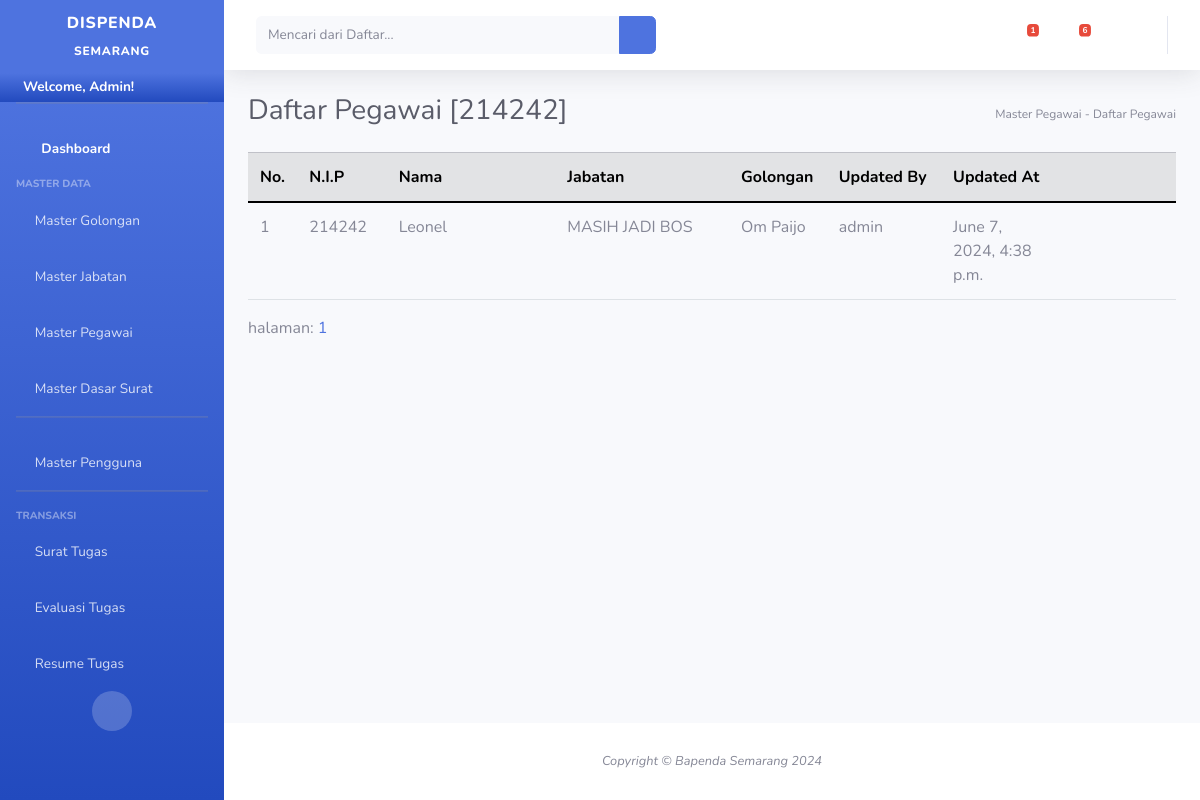
Before: /master/peg/dis/214242 (signed in) with the older database file.
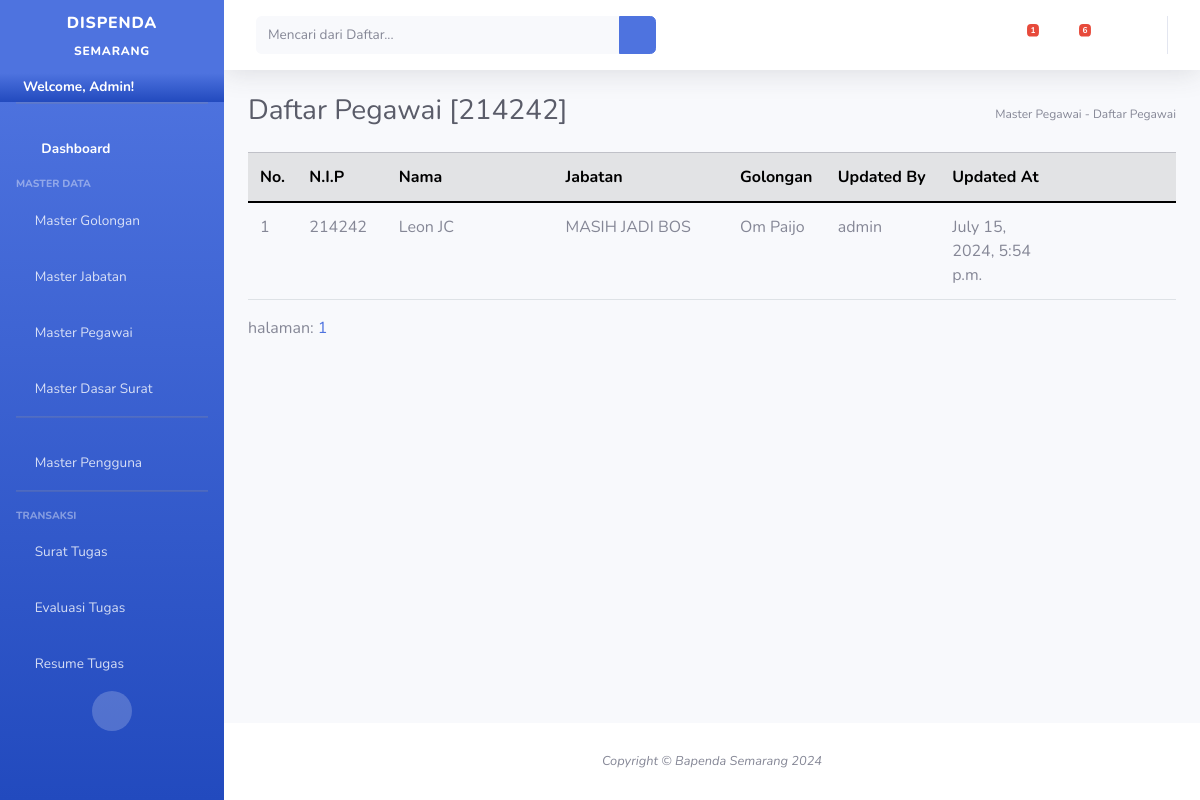
After: the same page with the newer database file.
### surat_tugas/models.py (models this page shows, shortened)
class MasterPegawai(models.Model):
    nik = models.CharField(max_length=50,blank=False,primary_key=True,default="")
    nama = models.CharField(max_length=100,blank=False,null=False)
    kode_jabatan = models.ForeignKey(MasterJabatan,on_delete=models.RESTRICT)
    kode_golongan = models.ForeignKey(MasterGolongan,on_delete=models.RESTRICT)
    updatedAt = models.DateTimeField(auto_now_add=True,null=True)
    is_kepala = models.BooleanField(default=False)
    updatedBy = models.CharField(max_length=20,blank=True,null=True)
    is_update = models.BooleanField(default=False,blank=True,null=True)

class MasterJabatan(models.Model):
    kode_jabatan = models.CharField(max_length=10,primary_key=True,unique=True,blank=True,default="")
    keterangan = models.CharField(max_length=50)
    updatedAt = models.DateTimeField(auto_now_add=True,null=True)
    updatedBy = models.CharField(max_length=20,blank=True,null=True)
    is_update = models.BooleanField(default=False,blank=True,null=True)

class MasterGolongan(models.Model):
    kode_golongan = models.CharField(max_length=10,primary_key=True,unique=True,blank=True,default="")
    keterangan = models.CharField(max_length=50)
    updatedAt = models.DateTimeField(auto_now_add=True,null=True)
    updatedBy = models.CharField(max_length=20,blank=True,null=True)
    is_update = models.BooleanField(default=False,blank=True,null=True)

### cms/views.py (the view)
# urls.py: path('master/peg/dis/<str:id>',displayPegawaiID,name='displayPegawaiID'),
def displayPegawaiID(request,id):
	if(request.user.is_authenticated != True):
		return HttpResponseRedirect('/auth/')
	try:
		page=request.GET['page']
	except:
		page=1
	if page==None:
		page=1
	listPegawai = MasterPegawai.objects.all().filter(Q(nik__icontains=id) | Q(nama__icontains=id)).order_by('-updatedAt')
	p=Paginator(listPegawai,5)
	try:
		halaman = p.page(page)
	except:
		halaman = p.page(1)
	context={
		'lists':halaman,
		'paginator':p,
		'menuname':'Daftar Pegawai  [' + str(id).upper() + "]",
		'pathway':'Master Pegawai - Daftar Pegawai',
		'username':request.user.username,
		'mywebsite': '/master/peg/dis/',
		'pending_surat':getPendingSurat(),
		'pending_lhe':getPendingLHE()
	}
	return render(request,'master/display_pegawai.html',context)

### cms/views.py (called while the page is built)
def getPendingSurat():
	return TrxSuratTugas.objects.all().filter(submit=False)

def getPendingLHE():
	return headerLHE.objects.all().filter(submit=False)

### surat_tugas/models.py (called while the page is built)
    def __str__(self):
        return self.nomor_surat

### templates/master/display_pegawai.html (shortened to what this page needs)
{% extends 'base.html'%}
{% load static %}
{% block contents%}
<div style="text-wrap: wrap; overflow-x: scroll;">
<table class="table  table-hover">
    <thead class="table-secondary">
        <th style="width:50px">No.</th>
        <th style="width:100px">N.I.P</th>
        <th style="width:300px">Nama</th>
        <th style="width:300px">Jabatan</th>
        <th style="width:100px">Golongan</th>
        <th style="width:150px">Updated By</th>
        <th style="width:150px">Updated At</th>
        <th style="width:200px"></th>
    </thead>
    {% for list in lists%}
    <tr>
        <td>{{forloop.counter}}</td>
        <td>{{list.nik}}</td>
        <td>{{list.nama}}</td>
        <td>{{list.kode_jabatan.keterangan}}</td>
        <td>{{list.kode_golongan.keterangan}}</td>
        <td>{{list.updatedBy}}</td>
        <td>{{list.updatedAt}}</td>
        <td>
            <a class="btn"><i class="fa fa-user-edit" id="edit{{list.nik}}" data-bs-golongan="{{list.kode_golongan.keterangan}}" data-bs-jabatan="{{list.kode_jabatan.keterangan}}" data-bs-nama="{{list.nama}}" onclick="editPegawai('{{list.nik}}')"></i></a>
            <a class="btn"><i class="fa fa-trash" id="del{{list.nik}}" data-bs-golongan="{{list.kode_golongan.keterangan}}" data-bs-jabatan="{{list.kode_jabatan.keterangan}}" data-bs-nama="{{list.nama}}" onclick="deletePegawai('{{list.nik}}')"></i></a>
        </td>
    </tr>
    {% endfor%}
</table>
</div>
<div>
    halaman:
    {% for hal in paginator.page_range%}
        <a class="button" href="{% url 'displayPegawai'%}?page={{hal}}">{{hal}}</a>
    {% endfor %}
</div>
{% endblock%}

Changed rows visible on the page:
changed MasterPegawai "admin": nama "Leonel" → "Leon JC"; updatedAt "June 7, 2024, 4:38 p.m." → "July 15, 2024, 5:54 p.m."
